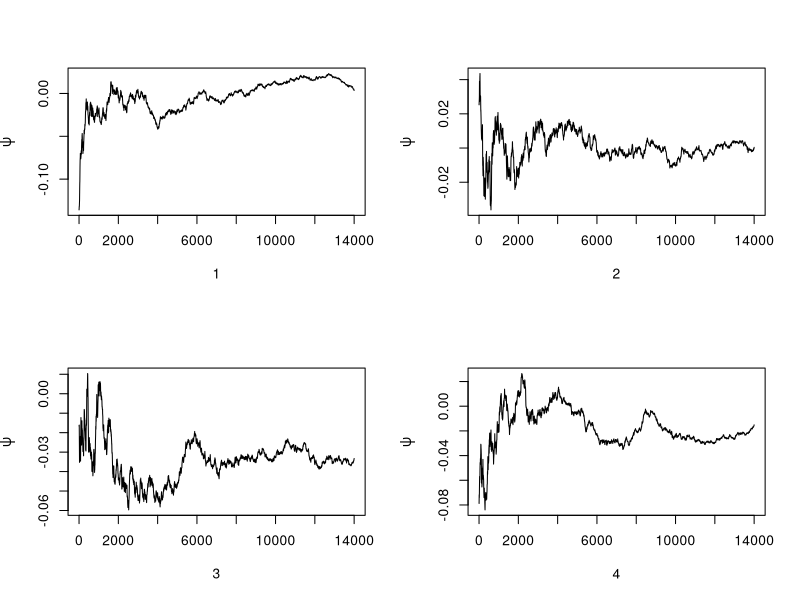
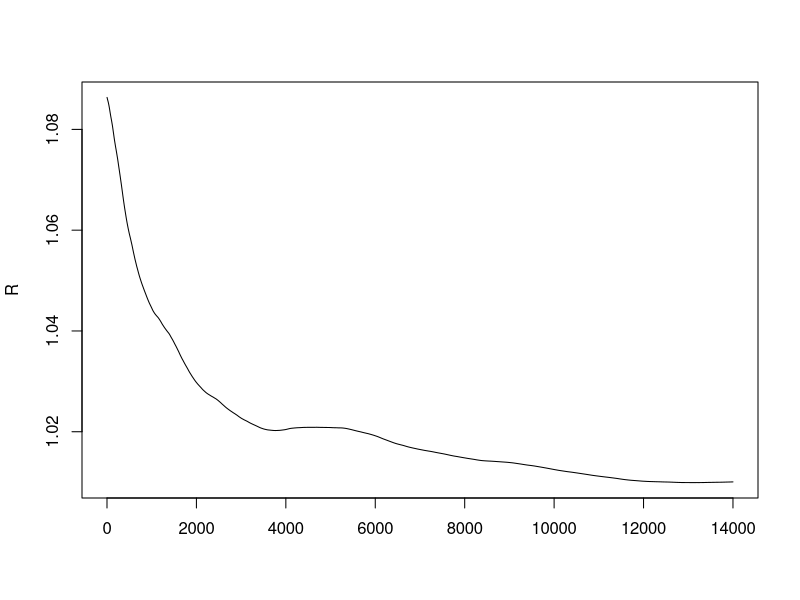
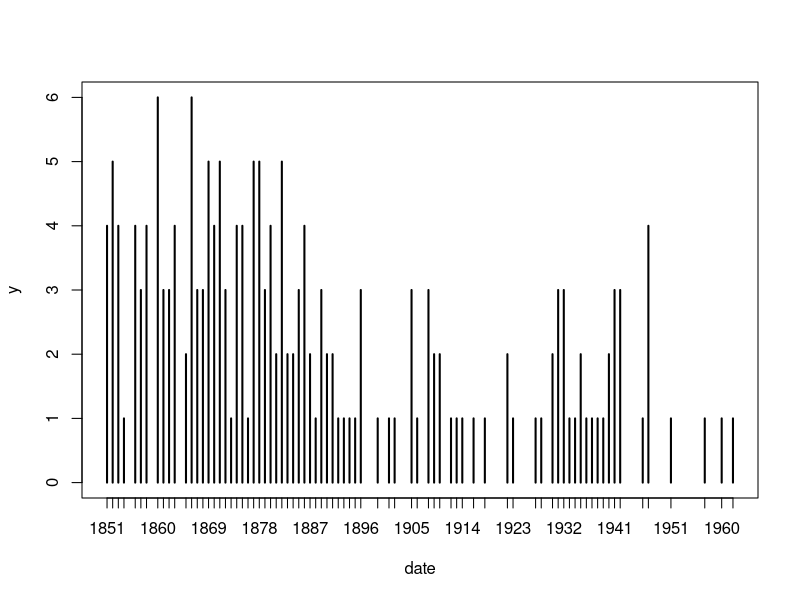
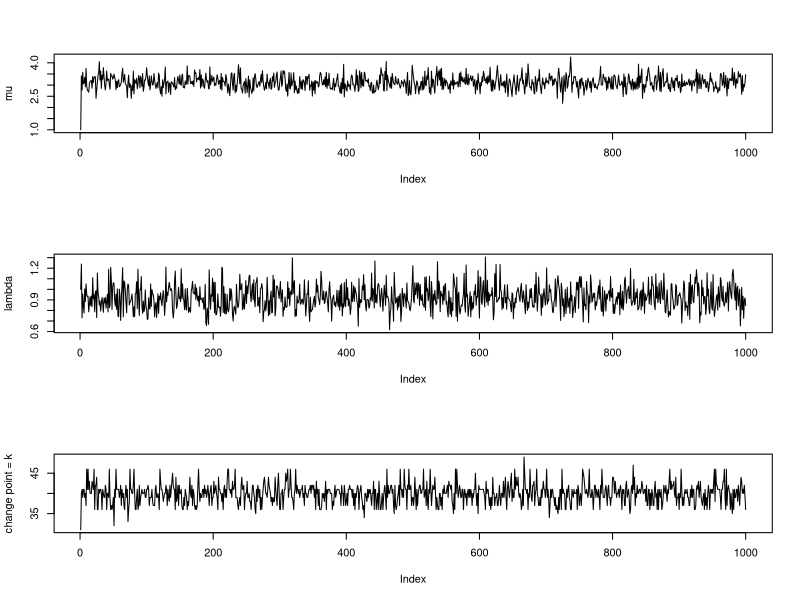
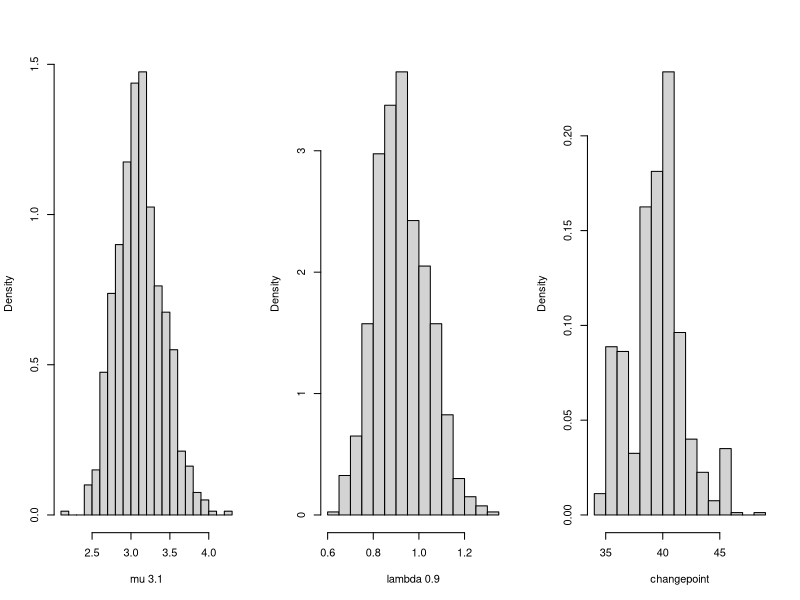

The R source for these figures, in order:
#########################################
# R code for Chapter 9 Examples (cont.) #
#########################################

### Example 9.8 (Gelman-Rubin method of monitoring convergence)

    Gelman.Rubin <- function(psi) {
        # psi[i,j] is the statistic psi(X[i,1:j])
        # for chain in i-th row of X
        psi <- as.matrix(psi)
        n <- ncol(psi)
        k <- nrow(psi)

        psi.means <- rowMeans(psi)     #row means
        B <- n * var(psi.means)        #between variance est.
        psi.w <- apply(psi, 1, "var")  #within variances
        W <- mean(psi.w)               #within est.
        v.hat <- W*(n-1)/n + (B/n)     #upper variance est.
        r.hat <- v.hat / W             #G-R statistic
        return(r.hat)
        }

    normal.chain <- function(sigma, N, X1) {
        #generates a Metropolis chain for Normal(0,1)
        #with Normal(X[t], sigma) proposal distribution
        #and starting value X1
        x <- rep(0, N)
        x[1] <- X1
        u <- runif(N)

        for (i in 2:N) {
            xt <- x[i-1]
            y <- rnorm(1, xt, sigma)     #candidate point
            r1 <- dnorm(y, 0, 1) * dnorm(xt, y, sigma)
            r2 <- dnorm(xt, 0, 1) * dnorm(y, xt, sigma)
            r <- r1 / r2
            if (u[i] <= r) x[i] <- y else
                 x[i] <- xt
            }
        return(x)
        }

    sigma <- 4     #parameter of proposal distribution
    k <- 4          #number of chains to generate
    n <- 15000      #length of chains
    b <- 1000       #burn-in length

    #choose overdispersed initial values
    x0 <- c(-10, -5, 5, 10)

    #generate the chains
    X <- matrix(0, nrow=k, ncol=n)
    for (i in 1:k)
        X[i, ] <- normal.chain(sigma, n, x0[i])

    #compute diagnostic statistics
    psi <- t(apply(X, 1, cumsum))
    for (i in 1:nrow(psi))
        psi[i,] <- psi[i,] / (1:ncol(psi))
    print(Gelman.Rubin(psi))

    #plot psi for the four chains
    set.seed(123)
    par(mfrow=c(2,2))
    for (i in 1:k)
        plot(psi[i, (b+1):n], type="l",
            xlab=i, ylab=bquote(psi))
    par(mfrow=c(1,1)) #restore default

    #plot the sequence of R-hat statistics
    set.seed(123)
    rhat <- rep(0, n)
    for (j in (b+1):n)
        rhat[j] <- Gelman.Rubin(psi[,1:j])
    plot(rhat[(b+1):n], type="l", xlab="", ylab="R")
    abline(h=1.1, lty=2)


### Example 9.9 (Coal mining disasters)

    library(boot)     #for coal data
    data(coal)
    year <- floor(coal)
    y <- table(year)
    plot(y)  #a time plot

    y <- floor(coal[[1]])  # convert data.frame to numeric
    y <- tabulate(y)
    y <- y[1851:length(y)]   # starting from year 1851

    # Gibbs sampler for the coal mining change point

    # initialization
    n <- length(y)    #length of the data
    m <- 1000         #length of the chain
    mu <- lambda <- k <- numeric(m)
    L <- numeric(n)
    k[1] <- sample(1:n, 1)
    mu[1] <- 1
    lambda[1] <- 1
    b1 <- 1
    b2 <- 1

    # run the Gibbs sampler
    for (i in 2:m) {
        kt <- k[i-1]

        #generate mu
        r <- .5 + sum(y[1:kt])
        mu[i] <- rgamma(1, shape = r, rate = kt + b1)

        #generate lambda
        if (kt + 1 > n) r <- .5 + sum(y) else
            r <- .5 + sum(y[(kt+1):n])
        lambda[i] <- rgamma(1, shape = r, rate = n - kt + b2)

        #generate b1 and b2
        b1 <- rgamma(1, shape = .5, rate = mu[i]+1)
        b2 <- rgamma(1, shape = .5, rate = lambda[i]+1)

        for (j in 1:n) {
            L[j] <- exp((lambda[i] - mu[i]) * j) *
                          (mu[i] / lambda[i])^sum(y[1:j])
            }
        L <- L / sum(L)

        #generate k from discrete distribution L on 1:n
        k[i] <- sample(1:n, prob=L, size=1)
    }

    b <- 201
    j <- k[b:m]

    print(mean(k[b:m]))
    print(mean(lambda[b:m]))
    print(mean(mu[b:m]))


### Code for Figure 9.11

    # plots of the chains for Gibbs sampler output

    par(mfcol=c(3,1))
    plot(mu, type="l", ylab="mu")
    plot(lambda, type="l", ylab="lambda")
    plot(k, type="l", ylab="change point = k")


### Code for Figure 9.12

    # histograms from the Gibbs sampler output

    par(mfrow=c(1,3))
    labelk <- "changepoint"
    label1 <- paste("mu", round(mean(mu[b:m]), 1))
    label2 <- paste("lambda", round(mean(lambda[b:m]), 1))

    hist(mu[b:m], main="", xlab=label1,
         breaks = "scott", prob=TRUE) #mu posterior
    hist(lambda[b:m], main="", xlab=label2,
         breaks = "scott", prob=TRUE) #lambda posterior
    hist(j, breaks=min(j):max(j), prob=TRUE, main="",
        xlab = labelk)

dev.off()
